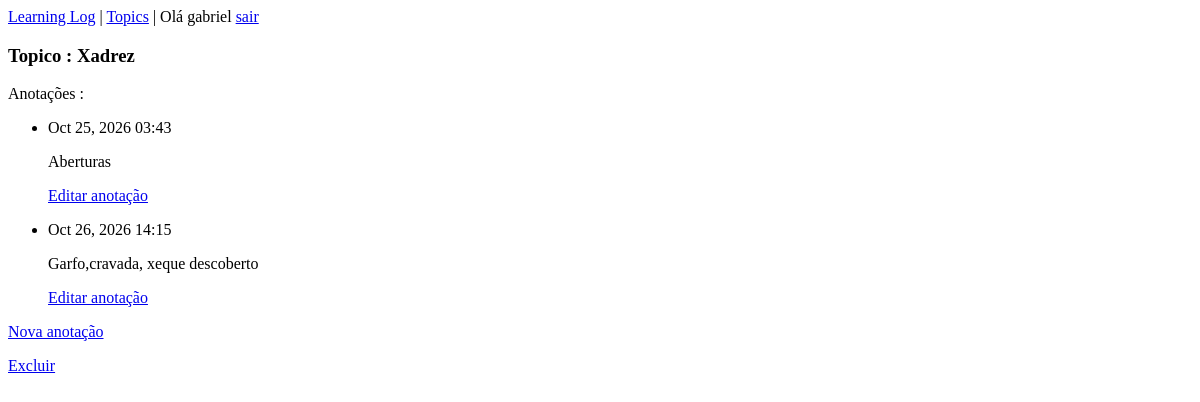
Before: /topic/1 (signed in) with the older database file.
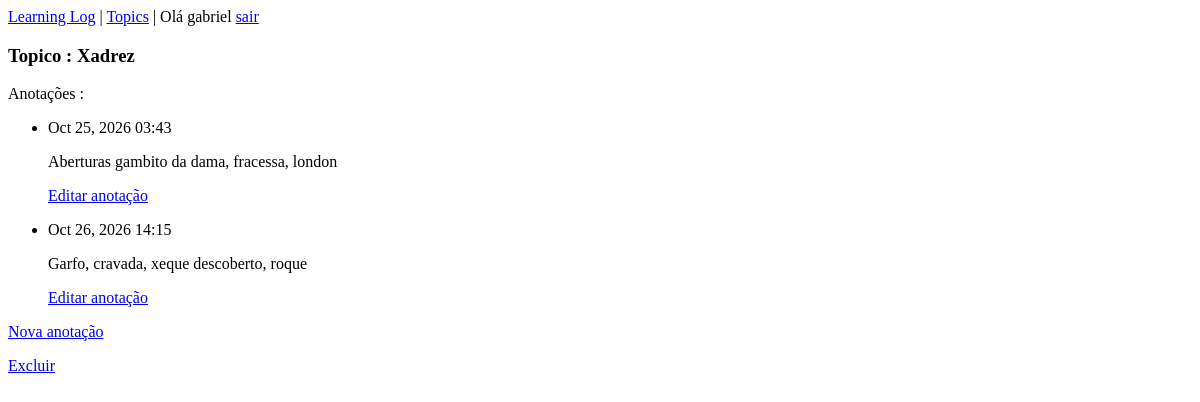
After: the same page with the newer database file.
### learning_logs/models.py (models this page shows, shortened)
class Topic(models.Model):
    text = models.CharField(max_length=200)
    date_added = models.DateTimeField(auto_now_add=True)
    owner = models.ForeignKey(User,on_delete=models.CASCADE)
    def __str__(self):
        return self.text

class Entry(models.Model):
    topic = models.ForeignKey(Topic, on_delete=models.CASCADE)
    text = models.TextField()
    date_added = models.DateTimeField(auto_now_add=True)
    class Meta:
        verbose_name_plural = 'entries'

### learning_logs/views.py (the view)
# urls.py: path("topic/<topic_id>",views.topic,name='topic'),
@login_required
def topic(request,topic_id):
    topic = Topic.objects.get(id=topic_id)
    if topic.owner != request.user:
        return Http404()
    entries = topic.entry_set.order_by("date_added")
    contexto = {"topic":topic,'entries':entries}
    return render(request,'learning_logs/topic.html',contexto)

### learning_logs/templates/learning_logs/topic.html
{%extends 'learning_logs/base.html'%}
{%block content%}
    <h3>Topico : {{topic}}</h3>
    <p>Anotações : </p>
    <ul>
        {%for entry in entries%}
            <li>
                <p>{{ entry.date_added | date:'M d, Y H:i'}}
                <p>{{entry.text| linebreaks}}
                <p><a href="{%url 'edit_entry' entry.id%}">Editar anotação</a></p>
            </li>
        {%empty%}<li>Nenhuma entrada registrada</li>
        {%endfor%}
    </ul>
    <p><a href="{%url 'new_entry' topic.id%}">Nova anotação</a></p>
    <p><a href="{%url 'delete_topic' topic.id%}">Excluir</a></p>
{%endblock%}

### learning_logs/templates/learning_logs/base.html (shortened to what this page needs)
   <!DOCTYPE html>
<html>
<head>
</head>
<body>
    <nav><a href="{%url 'index'%}">Learning Log</a> | <a href="{%url 'topics'%}">Topics</a> |
         {%if user.is_authenticated%}
            Olá {{user.username}}
            <a href="{%url 'logout'%}">sair</a>
        {%else%}
        <a href="{%url 'login' %}">Login</a>|
        <a href="{%url 'register'%}">registrar</a>
         {%endif%}
        </nav>
    {%block content%}{%endblock content%}
</body>
</html>

Changed rows visible on the page:
changed Entry: text "Aberturas" → "Aberturas gambito da dama, fracessa, london"
changed Entry: text "Garfo,cravada, xeque descoberto" → "Garfo, cravada, xeque descoberto, roque"
